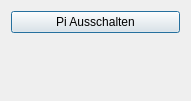
<?xml version="1.0" encoding="UTF-8"?>
<!--
   Copyright (C) 2016 Anton Haubner <anton.haubner@outlook.de>

   This file is part of the PiGPIOSequence Designer program.

   PiGPIOSequence Designer is free software: you can redistribute it and/or modify
   it under the terms of the GNU Affero General Public License as published by
   the Free Software Foundation, either version 3 of the License, or
   (at your option) any later version.

   PiGPIOSequence Designer is distributed in the hope that it will be useful,
   but WITHOUT ANY WARRANTY; without even the implied warranty of
   MERCHANTABILITY or FITNESS FOR A PARTICULAR PURPOSE.  See the
   GNU Affero General Public License for more details.

   You should have received a copy of the GNU Affero General Public License
   along with PiGPIOSequence Designer.  If not, see <http://www.gnu.org/licenses/>.
-->

<ui version="4.0">
 <class>PGSPluginExtrasDialog</class>
 <widget class="QDialog" name="PGSPluginExtrasDialog">
  <property name="geometry">
   <rect>
    <x>0</x>
    <y>0</y>
    <width>191</width>
    <height>101</height>
   </rect>
  </property>
  <property name="sizePolicy">
   <sizepolicy hsizetype="Preferred" vsizetype="Preferred">
    <horstretch>0</horstretch>
    <verstretch>0</verstretch>
   </sizepolicy>
  </property>
  <property name="windowTitle">
   <string>Extras</string>
  </property>
  <layout class="QVBoxLayout" name="verticalLayout">
   <item>
    <widget class="QPushButton" name="shutdownPi">
     <property name="sizePolicy">
      <sizepolicy hsizetype="Preferred" vsizetype="Fixed">
       <horstretch>0</horstretch>
       <verstretch>0</verstretch>
      </sizepolicy>
     </property>
     <property name="text">
      <string>Pi Ausschalten</string>
     </property>
    </widget>
   </item>
   <item>
    <spacer name="verticalSpacer">
     <property name="orientation">
      <enum>Qt::Vertical</enum>
     </property>
     <property name="sizeHint" stdset="0">
      <size>
       <width>20</width>
       <height>40</height>
      </size>
     </property>
    </spacer>
   </item>
  </layout>
 </widget>
 <resources/>
 <connections/>
</ui>
